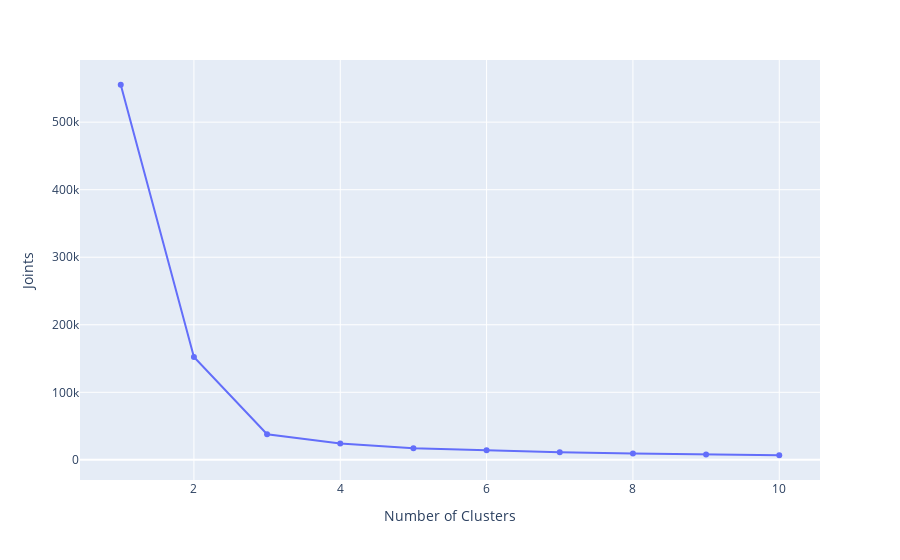

Notebook source saved alongside this figure:
### Code cell
plot_elbow(x_r)

### Figure 1 — Plotly figure (JSON) as saved in the notebook; plotly's stock layout.template omitted (floating-point values rounded to 4 significant figures)
{"data": [{"hovertemplate": "Number of Clusters=%{x}<br>Joints=%{y}<extra></extra>", "legendgroup": "", "line": {"color": "#636efa", "dash": "solid"}, "marker": {"symbol": "circle"}, "mode": "lines+markers", "name": "", "orientation": "v", "showlegend": false, "type": "scatter", "x": [1, 2, 3, 4, 5, 6, 7, 8, 9, 10], "xaxis": "x", "y": [555400.0, 152200.0, 37990.0, 24140.0, 17250.0, 14210.0, 11280.0, 9385.0, 7790.0, 6800.0], "yaxis": "y"}], "layout": {"legend": {"tracegroupgap": 0}, "margin": {"t": 60}, "xaxis": {"anchor": "y", "domain": [0, 1], "title": {"text": "Number of Clusters"}}, "yaxis": {"anchor": "x", "domain": [0, 1], "title": {"text": "Joints"}}}}
